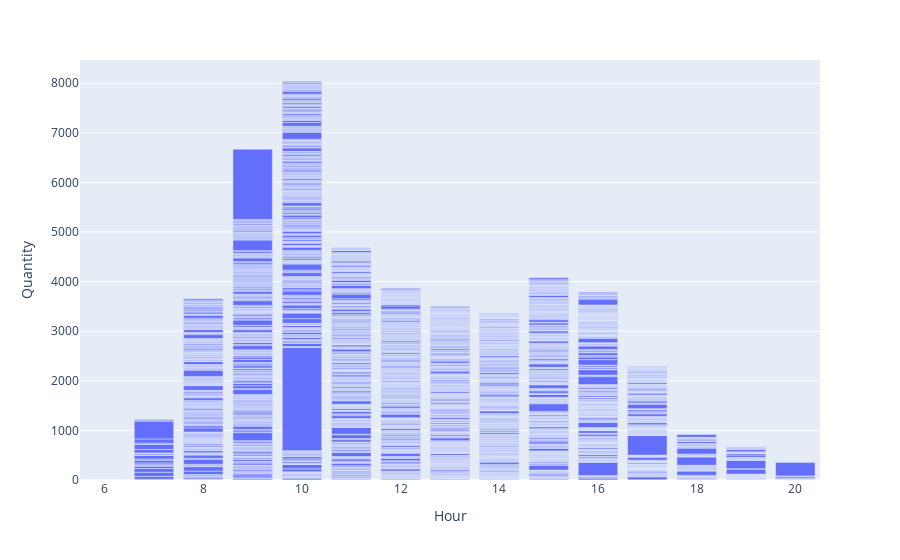

Here is the notebook cell this chart was saved with:
### Markdown cell above
### Задание 4.7
=
Сгруппируйте данные по датам и часам совершения транзакции и найдите количество заказов на каждый день-час. Затем найдите среднее количество ежедневно поступающих заказов в каждый из часов.

Постройте визуализацию, отражающую распределение среднего количества ежедневно поступающих заказов по времени суток (часу совершения транзакции).

Выберите верные утверждения:
* Больше всего заказов совершается в дневное время в интервале от 18 до 20 часов
* Больше всего заказов совершается в вечернее время в интервале от 10 до 15 часов
* Начиная с 21 часа вечера и до 6 утра (не включительно) заказы не поступают 
* Заказы поступают во все периоды дня

### Code cell
date_hour_df = data[['Date', 'Hour', 'Quantity']]
date_hour_df = date_hour_df.groupby(['Date', 'Hour']).mean().reset_index()
display(date_hour_df)
fig = px.bar(date_hour_df, x = 'Hour', y = 'Quantity')
fig.show()

### Figure 1 — Plotly figure (JSON) as saved in the notebook; plotly's stock layout.template omitted (floating-point values rounded to 4 significant figures; data arrays with more than 128 entries replaced by an {"elided": "..."} marker saying what was removed)
{"data": [{"alignmentgroup": "True", "hovertemplate": "Hour=%{x}<br>Quantity=%{y}<extra></extra>", "legendgroup": "", "marker": {"color": "#636efa", "pattern": {"shape": ""}}, "name": "", "offsetgroup": "", "orientation": "v", "showlegend": false, "textposition": "auto", "type": "bar", "x": {"elided": "2853 int values"}, "xaxis": "x", "y": {"elided": "2853 float values"}, "yaxis": "y"}], "layout": {"barmode": "relative", "legend": {"tracegroupgap": 0}, "margin": {"t": 60}, "xaxis": {"anchor": "y", "domain": [0, 1], "title": {"text": "Hour"}}, "yaxis": {"anchor": "x", "domain": [0, 1], "title": {"text": "Quantity"}}}}
